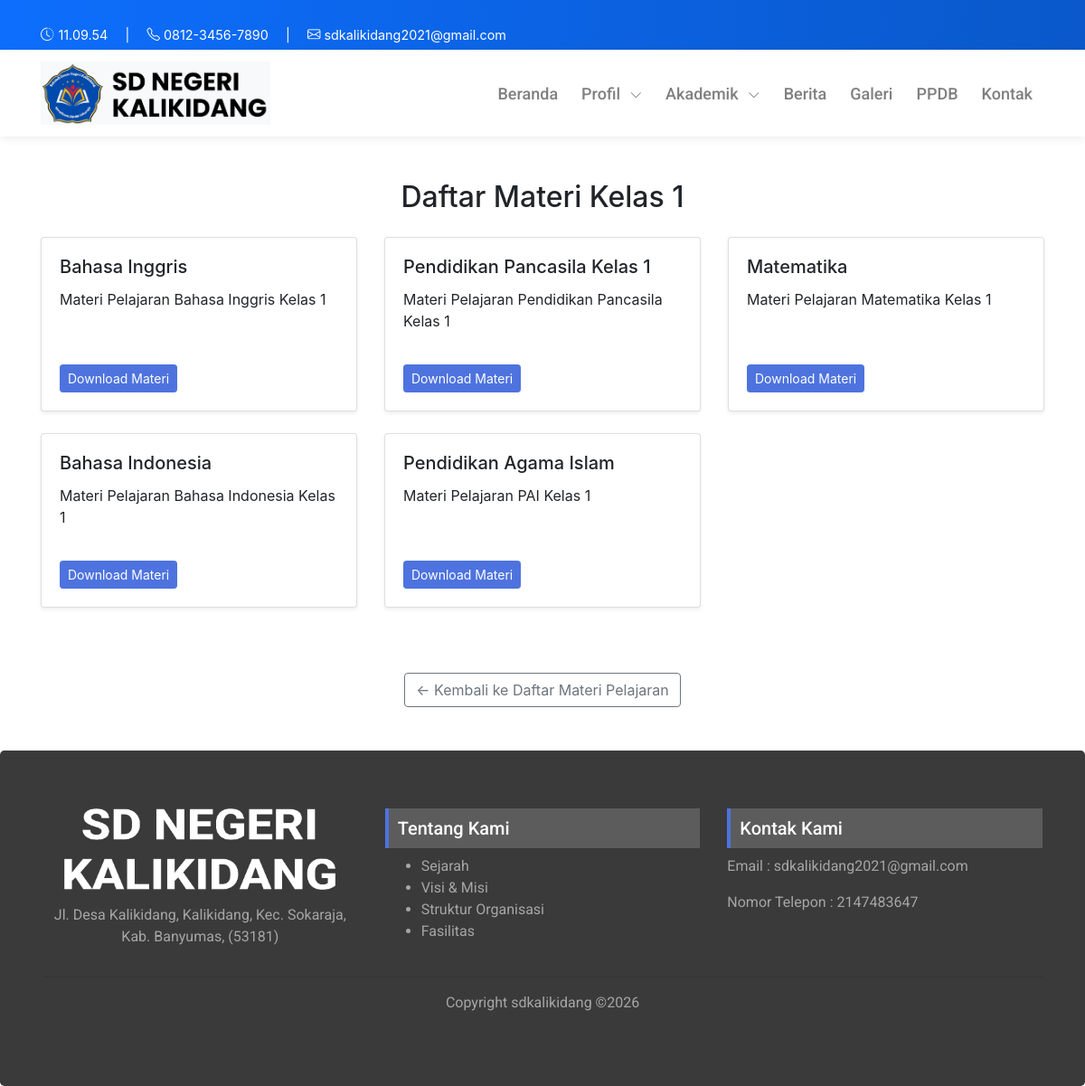
/akademik/materi_kelas/1, run on the app's committed database.
### tables this page shows
CREATE TABLE `materi_pelajaran` (
  `id` int(11) NOT NULL,
  `judul` varchar(200) DEFAULT NULL,
  `isi` text DEFAULT NULL,
  `created_at` timestamp NOT NULL DEFAULT current_timestamp(),
  `deskripsi` text DEFAULT NULL,
  `kelas` tinyint(1) NOT NULL,
  `file` varchar(255) DEFAULT NULL,
  `id_user` int(11) DEFAULT NULL
);

### application/controllers/Akademik.php (called while the page is built, shortened)
<?php
class Akademik extends CI_Controller {
    public function __construct() {
        $this->load->model('Materi_model', 'materi');
        $this->load->model('EkstrakurikulerKategori_model', 'ekskul');
        $this->load->model('Prestasi_model', 'prestasi');
    }
    public function materi_kelas($kelas) {
        $data['title']  = "Materi Kelas $kelas";
        $data['page']   = 'materi/v_index';
        $data['kelas']  = $kelas;
        $data['materi'] = $this->materi->get_by_kelas($kelas);
        $this->load->view('front/layouts/main', $data);
    }
}

### index.php (called while the page is built, shortened)
<?php
require_once BASEPATH.'core/CodeIgniter.php';

### application/models/Materi_model.php (called while the page is built, shortened)
<?php
class Materi_model extends CI_Model {
    private $table = 'materi_pelajaran';
    public function get_by_kelas($kelas)
    {
        return $this->db->get_where($this->table, ['kelas' => $kelas])->result();
    }
}

### application/views/front/pages/materi/v_index.php (the view)
<div class="container my-5">
    <h2 class="text-center mb-4">
        Daftar Materi Kelas <?= $kelas ?>
    </h2>
    <?php if (!empty($materi)) : ?>
        <div class="row">
            <?php foreach ($materi as $m) : ?>
                <div class="col-md-4 mb-4">
                    <div class="card shadow-sm h-100">
                        <div class="card-body d-flex flex-column">
                            <h5 class="card-title"><?= $m->judul; ?></h5>
                            <p class="card-text">
                                <?= word_limiter(strip_tags($m->deskripsi), 20); ?>
                            </p>
                            <div class="mt-auto">
                                <?php if (!empty($m->file)) : ?>
                                    <a href="<?= base_url('uploads/materi/'.$m->file); ?>"
                                       class="btn btn-sm btn-info" target="_blank">
                                       Download Materi
                                    </a>
                                <?php else: ?>
                                    <span class="badge bg-secondary">Belum ada file</span>
                                <?php endif; ?>
                            </div>
                        </div>
                    </div>
                </div>
            <?php endforeach; ?>
        </div>
    <?php else : ?>
        <div class="alert alert-info text-center">
            Belum ada materi untuk kelas ini.
        </div>
    <?php endif; ?>
    		<div class="row justify-content-center mt-5">
			<div class="col-lg-10 text-center">
				<a href="<?= site_url('akademik/materi'); ?>" class="btn btn-outline-secondary">
					← Kembali ke Daftar Materi Pelajaran
				</a>
			</div>
		</div>
</div>

### asset/css/style.css (style rules this page uses)
html, body { overflow-x: hidden !important; }
.card { margin: 0 auto; float: none; margin-bottom: 20px; }
.btn-info { color: #fff; background-color: #4e73df; border-color: #4e73df; }

### data on the page
materi_pelajaran: judul "Bahasa Inggris", deskripsi "Materi Pelajaran Bahasa Inggris Kelas 1"
materi_pelajaran: judul "Pendidikan Pancasila Kelas 1", deskripsi "Materi Pelajaran Pendidikan Pancasila Kelas 1"
materi_pelajaran: judul "Matematika", deskripsi "Materi Pelajaran Matematika Kelas 1"
materi_pelajaran: judul "Bahasa Indonesia", deskripsi "Materi Pelajaran Bahasa Indonesia Kelas 1"
materi_pelajaran: judul "Pendidikan Agama Islam", deskripsi "Materi Pelajaran PAI Kelas 1"

### other printed values
$kelas "1"
